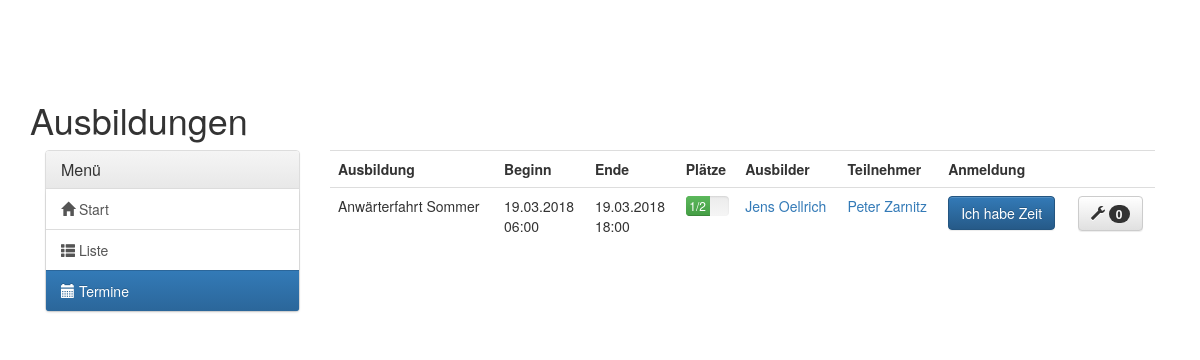
/ausbildung/termine/ (signed in), run on the app's committed database.
### trainings/models.py (models this page shows, shortened)
class TrainingEvent(models.Model):
    training_event_id = models.AutoField(primary_key=True)
    training = models.ForeignKey(Training, verbose_name='Ausbildung')
    event_start = models.DateTimeField(verbose_name='Beginn')
    event_end = models.DateTimeField(verbose_name='Ende')
    max_member = models.IntegerField(verbose_name='Max. Teilnehmerzahl')
    direct_registration = models.BooleanField(verbose_name="Direktanmeldung möglich", default=True)
    trainer = models.ManyToManyField(Member, related_name='trainer')
    participants = models.ManyToManyField(Member, through='Participates_in_trainingevent',
                                          through_fields=('trainingevent', 'member'), related_name='participants')
    possible_participants = models.ManyToManyField(Member, through='Possible_participates_in_trainingevent',
                                                   through_fields=('trainingevent', 'member'),
                                                   related_name='possible_participants')
    class Meta:
        verbose_name_plural = 'Ausbildungstermine'
        verbose_name = 'Ausbildungstermin'
    def getMemberCount(self):
        return self.participants.count()

class Training(models.Model):
    name = models.CharField(primary_key=True, max_length=50, verbose_name='Name')
    prerequisites = models.ManyToManyField("self", through='Prerequisites_for_training',
                                           through_fields=('post_training', 'pre_training'),
                                           verbose_name='Voraussetzungen',
                                           symmetrical=False,
                                           related_name='with_prerequisite')
    category = models.ForeignKey(TrainingCategory, on_delete=models.CASCADE, verbose_name='Kategorie', null=True)
    class Meta:
        verbose_name_plural = 'Ausbildungen'
        verbose_name = 'Ausbildung'

### member_administration/models.py (models this page shows, shortened)
class Member(models.Model):
    user = models.OneToOneField(User, on_delete=models.CASCADE)
    mobile = models.CharField(max_length=20, verbose_name='Handynummer', null=True, blank=True)
    adress_street = models.CharField(max_length=100, verbose_name='Straße & Hnr.', null=True, blank=True)
    adress_plz = models.CharField(max_length=6, verbose_name='PLZ', null=True, blank=True)
    adress_city = models.CharField(max_length=100, verbose_name='Stadt', null=True, blank=True)
    birthdate = models.DateField(verbose_name='Geburtsdatum', null=True, blank=True)
    bw_join = models.DateField(verbose_name='Bergwacht-Eintritt', null=True, blank=True)
    status = models.CharField(max_length=3, choices=STATUS_CHOICES, default='ANW')
    dutygroups = models.ManyToManyField(DutyGroup, through='Members_in_Dutygroup',
                                        through_fields=('member', 'dutygroup'), related_name='dutygroups')
    class Meta:
        verbose_name_plural = 'Mitglieder'
        ordering = ['status', 'user__last_name']

### trainings/views.py (the view)
@login_required
def training_dates(request):
    training_events = TrainingEvent.objects.order_by('event_start')
    return render(request, 'trainings/training_dates.html',
                  {'training_events': training_events, 'current_member': Member.objects.get(user=request.user),
                   'nav': 'dates'})

### trainings/templates/trainings/training_dates.html (shortened to what this page needs)
{% extends 'training_base.html' %}
{% block training_content %}
<div class="table-responsive">
    <table class="table">
        <tr>
            <th>Ausbildung</th>
            <th>Beginn</th>
            <th>Ende</th>
            <th>Plätze</th>
            <th>Ausbilder</th>
            <th>Teilnehmer</th>
            <th>Anmeldung</th>
            <th></th>
        </tr>
        {% for trainingevent in training_events %}
        <tr>
            <td>{{ trainingevent.training.name }}</td>
            <td>{{ trainingevent.event_start|date:'d.m.Y' }}<br>{{ trainingevent.event_start|date:'H:i' }}</td>
            <td>{{ trainingevent.event_end|date:'d.m.Y' }}<br>{{ trainingevent.event_end|date:'H:i' }}</td>
            <td>
                <div class="progress">
                    {% if trainingevent.getMemberCount <= trainingevent.max_member %}
                    <div class="progress-bar progress-bar progress-bar-success" role="progressbar"
                         aria-valuenow="{{ trainingevent.getMemberCount }}*100%/{{ trainingevent.minaek }}"
                         aria-valuemin="0"
                         aria-valuemax="100"
                         style="min-width: 2em; width: calc({{ trainingevent.getMemberCount }}*100%/{{ trainingevent.max_member }});">
                        {{ trainingevent.getMemberCount }}/{{ trainingevent.max_member }}
                    </div>
                    {% endif %}
                </div>
            </td>
            <td>{% for trainer in trainingevent.trainer.all %}
                <a href="{% url 'member_administration:member_detail' trainer.user.username %}">
                    {{ trainer.user.first_name}} {{ trainer.user.last_name }}</a>
                <br>
                {% endfor %}
            </td>
            <td>
                {% for member in trainingevent.participants.all %}
                <a href="{% url 'member_administration:member_detail' member.user.username %}">
                    {{ member.user.first_name}} {{ member.user.last_name }}</a>
                <br>
                {% endfor %}
            </td>
            <td>
                {% if not trainingevent.direct_registration %}
                {% if current_member in trainingevent.possible_participants.all %}
                <a href="{% url 'trainings:deregister_time_for_training' trainingevent.training_event_id %}"
                   class="btn btn-danger"
                   role="button">Keine Zeit mehr</a>
                {% else %}
                {% if current_member in trainingevent.participants.all %}
                <a href="#" class="btn btn-success disabled" role="button">Angemeldet</a>
                {% else %}
                <a href="{% url 'trainings:register_time_for_training' trainingevent.training_event_id %}"
                   class="btn btn-primary"
                   role="button">Ich habe Zeit</a>
                {% endif %}
                {% endif %}
                {% endif %}
            </td>
            <td>
                {% if perms.trainings.can_add_participates_in_trainingevent %}
                <a href="{% url 'trainings:permit_for_training' trainingevent.training_event_id %}"
                   class="btn btn-default"><span class="glyphicon glyphicon-wrench"
                                                 aria-hidden="true"></span> <span class="badge">{{ trainingevent.possible_participants.all | length }}</span></a>
                {% endif %}
            </td>
        </tr>
        {% endfor %}
    </table>
</div>
{% endblock %}

### data on the page
TrainingEvent: training.name "Anwärterfahrt Sommer", event_start "19.03.2018", event_start "06:00", event_end "19.03.2018", event_end "18:00", getMemberCount "1", max_member "2", direct_registration "Ich habe Zeit", possible_participants.all|length "0"
Member: user.first_name "Jens", user.last_name "Oellrich"
Member: user.first_name "Peter", user.last_name "Zarnitz"
